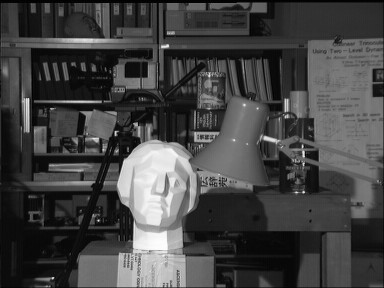
%> input picture 5.bmp, 384 x 288 px
$ octave li8_17.m   (GNU Octave 9; MATLAB toolbox functions it lacks are replaced by stand-ins)
%> lines starting %> are read from the running program, lines starting %| are printed output that depends on the picture; in (x1, y1, x2, y2) boxes, pixels count from 0 and x2, y2 are one past the last pixel; in counts of white or black regions, pixels touching at a corner belong together; the program's own positions count from 1
clear all;
I=imread('5.bmp');
%> I is the input picture: size 288x384x3 uint8; min 0, max 254, mean 67.9
J=rgb2gray(I);                %图像灰度转换
I=double(J);                  %图像类型转换
%> I: size 288x384 double
s=255;
t=65;
if numel(s)==1
    si=I==s;
%> si: size 288x384 logical; every value is 0
    s1=s;
else
    si=bwmorph(s,'shrink',Inf);
    j=find(si);
    s1=I(j);
end
ti=false(size(I));
for k=1:length(s1)
    sv=s1(k);
    s=abs(I-sv)<=t;
    ti=ti|s;
end
%> this loop made 1 pass
%> pass 1, `s=abs(I-sv)<=t;`:
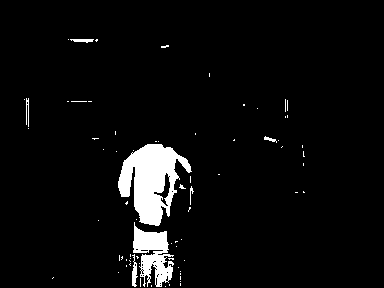
%> s: size 288x384 logical; 4.8% white; 73 white regions (66 under 20 px), largest, box (x1, y1, x2, y2) and area: (118, 144, 192, 226) 3336, (133, 222, 174, 287) 1431, (132, 254, 138, 287) 109
[g,nr]=bwlabel(imreconstruct(si,ti));      %图像标识
%> g: size 288x384 double; every value is 0
%> nr = 0
subplot(1,2,1);imshow(J);
xlabel('(a)原始图像');
subplot(1,2,2);imshow(g);
xlabel('(b)区域生长');
display('NO. of regions');
nr
%> nr = 0
